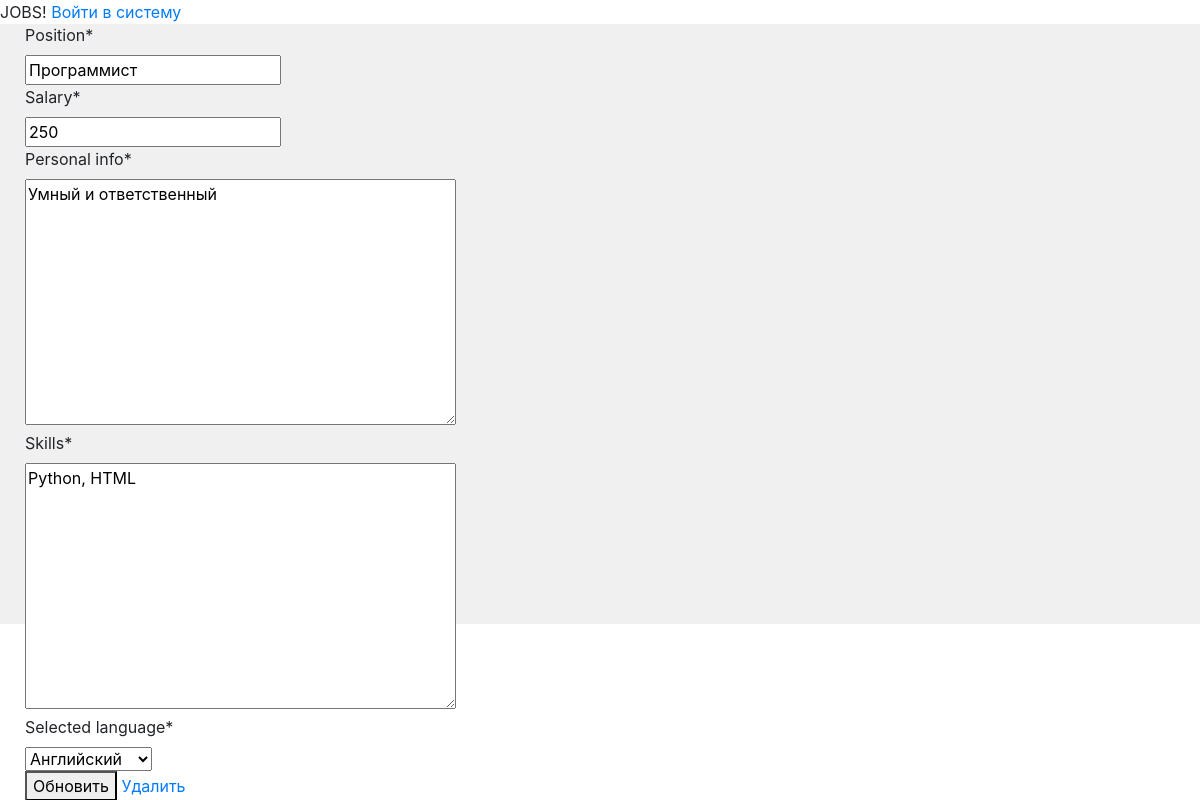
Page /cv_update/1/ on the committed database.
### main_app/models.py (models this page shows, shortened)
class CVModel(models.Model):
    created_by = CurrentUserField(default=get_current_authenticated_user, blank=False)
    date = models.DateTimeField(default=datetime.now, blank=False)
    position = models.CharField(max_length=128, blank=False)
    salary = models.PositiveIntegerField(blank=False, null=False)
    personal_info = models.TextField()
    skills = models.TextField()
    french = 'french'
    english = 'english'
    german = 'german'
    LANGUAGE = [
        (french, 'Французский'),
        (english, 'Английский'),
        (german, 'Немецкий'),
    ]
    selected_language = models.CharField(
        max_length=32,
        choices=LANGUAGE,
        default=english,
    )

### main_app/views.py (the view)
# urls.py: path('cv_update/<int:pk>/', CVUpdate.as_view(), name='cv_update'),
class CVUpdate(UpdateView):
    template_name = 'cv/cv_create.html'
    model = CVModel
    form_class = CVModelForm

### main_app/forms.py
class CVModelForm(forms.ModelForm):
    class Meta:
        model = CVModel
        fields = ('position', 'salary', 'personal_info', 'skills', 'selected_language')

### templates/cv/cv_create.html (shortened to what this page needs)
{% extends 'base.html' %}
{% load crispy_forms_filters %}
{% block content %}
  <div class="col-lg-12">
    <form id="item_form" method="post"
          enctype="multipart/form-data">
      {{ form|crispy }}
      <p>
        <button type="submit">
          {% if form.instance.id %}
            Обновить
          {% else %}
            Сохранить
          {% endif %}
        </button>
      {% if form.instance.id %}
      <a href="{% url 'cv_delete' form.instance.id %}">
        Удалить
      </a>
    {% endif %}
      </p>
    </form>
  </div>
{% endblock %}

### rows in the picture
CVModel: position "Программист", salary "250", personal_info "Умный и ответственный", skills "Python, HTML", selected_language "Английский"
